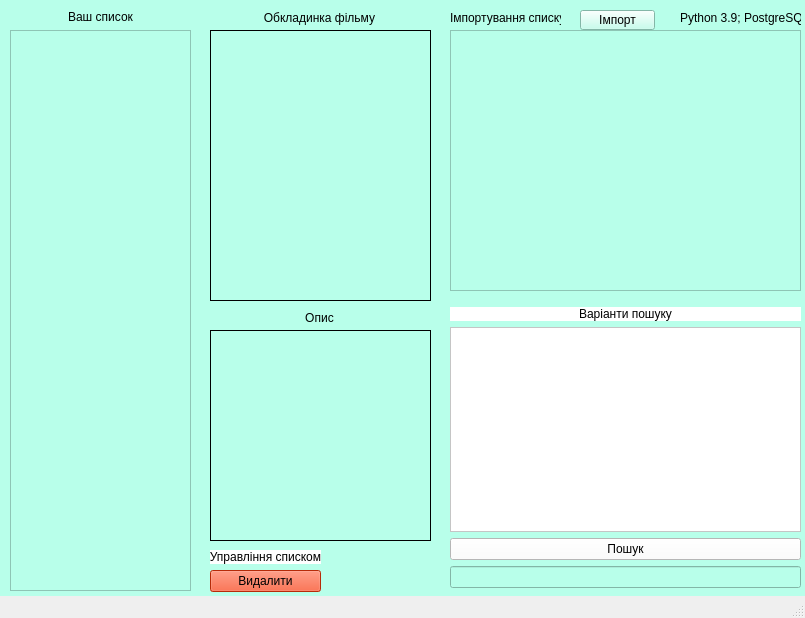
<?xml version="1.0" encoding="UTF-8"?>
<ui version="4.0">
 <class>MainWindow</class>
 <widget class="QMainWindow" name="MainWindow">
  <property name="geometry">
   <rect>
    <x>0</x>
    <y>0</y>
    <width>805</width>
    <height>618</height>
   </rect>
  </property>
  <property name="windowTitle">
   <string>MainWindow</string>
  </property>
  <widget class="QWidget" name="centralwidget">
   <property name="styleSheet">
    <string notr="true">background-color:rgb(184, 255, 234)</string>
   </property>
   <widget class="QWidget" name="formLayoutWidget">
    <property name="geometry">
     <rect>
      <x>450</x>
      <y>307</y>
      <width>351</width>
      <height>281</height>
     </rect>
    </property>
    <layout class="QVBoxLayout" name="verticalLayout">
     <item>
      <widget class="QLabel" name="label">
       <property name="styleSheet">
        <string notr="true">background-color: rgb(255, 255, 255)</string>
       </property>
       <property name="text">
        <string>Варіанти пошуку</string>
       </property>
       <property name="alignment">
        <set>Qt::AlignCenter</set>
       </property>
       <property name="wordWrap">
        <bool>false</bool>
       </property>
      </widget>
     </item>
     <item>
      <widget class="QListWidget" name="listWidget">
       <property name="styleSheet">
        <string notr="true">background-color:rgb(255, 255, 255)</string>
       </property>
      </widget>
     </item>
     <item>
      <widget class="QPushButton" name="searchButton">
       <property name="styleSheet">
        <string notr="true">background-color: rgb(255, 255, 255)</string>
       </property>
       <property name="text">
        <string>Пошук</string>
       </property>
      </widget>
     </item>
     <item>
      <widget class="QLineEdit" name="title_search"/>
     </item>
    </layout>
   </widget>
   <widget class="QWidget" name="gridLayoutWidget">
    <property name="geometry">
     <rect>
      <x>210</x>
      <y>550</y>
      <width>111</width>
      <height>44</height>
     </rect>
    </property>
    <layout class="QGridLayout" name="gridLayout">
     <item row="2" column="0">
      <widget class="QPushButton" name="delete_button">
       <property name="styleSheet">
        <string notr="true">background-color:rgb(255, 60, 12)</string>
       </property>
       <property name="text">
        <string>Видалити</string>
       </property>
      </widget>
     </item>
     <item row="1" column="0">
      <widget class="QLabel" name="label_3">
       <property name="sizePolicy">
        <sizepolicy hsizetype="Preferred" vsizetype="Maximum">
         <horstretch>0</horstretch>
         <verstretch>0</verstretch>
        </sizepolicy>
       </property>
       <property name="styleSheet">
        <string notr="true">background-color:rgb(255, 255, 255)</string>
       </property>
       <property name="text">
        <string>Управління списком</string>
       </property>
       <property name="alignment">
        <set>Qt::AlignCenter</set>
       </property>
      </widget>
     </item>
    </layout>
   </widget>
   <widget class="QLabel" name="label_4">
    <property name="geometry">
     <rect>
      <x>680</x>
      <y>10</y>
      <width>121</width>
      <height>16</height>
     </rect>
    </property>
    <property name="text">
     <string>Python 3.9; PostgreSQL</string>
    </property>
   </widget>
   <widget class="QListWidget" name="import_list">
    <property name="geometry">
     <rect>
      <x>450</x>
      <y>30</y>
      <width>351</width>
      <height>261</height>
     </rect>
    </property>
   </widget>
   <widget class="QLabel" name="import_label">
    <property name="geometry">
     <rect>
      <x>450</x>
      <y>10</y>
      <width>111</width>
      <height>16</height>
     </rect>
    </property>
    <property name="text">
     <string>Імпортування списку</string>
    </property>
   </widget>
   <widget class="QPushButton" name="import_button">
    <property name="geometry">
     <rect>
      <x>580</x>
      <y>10</y>
      <width>75</width>
      <height>20</height>
     </rect>
    </property>
    <property name="text">
     <string>Імпорт</string>
    </property>
   </widget>
   <widget class="QWidget" name="verticalLayoutWidget">
    <property name="geometry">
     <rect>
      <x>10</x>
      <y>10</y>
      <width>181</width>
      <height>581</height>
     </rect>
    </property>
    <layout class="QVBoxLayout" name="verticalLayout_2">
     <item>
      <widget class="QLabel" name="label_2">
       <property name="text">
        <string>Ваш список</string>
       </property>
       <property name="alignment">
        <set>Qt::AlignCenter</set>
       </property>
      </widget>
     </item>
     <item>
      <widget class="QListWidget" name="your_list">
       <property name="frameShape">
        <enum>QFrame::StyledPanel</enum>
       </property>
      </widget>
     </item>
    </layout>
   </widget>
   <widget class="QLabel" name="label_6">
    <property name="geometry">
     <rect>
      <x>210</x>
      <y>310</y>
      <width>219</width>
      <height>16</height>
     </rect>
    </property>
    <property name="maximumSize">
     <size>
      <width>16777215</width>
      <height>16</height>
     </size>
    </property>
    <property name="text">
     <string>Опис</string>
    </property>
    <property name="alignment">
     <set>Qt::AlignCenter</set>
    </property>
   </widget>
   <widget class="QLabel" name="label_image">
    <property name="geometry">
     <rect>
      <x>210</x>
      <y>30</y>
      <width>221</width>
      <height>271</height>
     </rect>
    </property>
    <property name="frameShape">
     <enum>QFrame::Box</enum>
    </property>
    <property name="text">
     <string/>
    </property>
    <property name="scaledContents">
     <bool>true</bool>
    </property>
   </widget>
   <widget class="QLabel" name="label_5">
    <property name="geometry">
     <rect>
      <x>210</x>
      <y>10</y>
      <width>219</width>
      <height>16</height>
     </rect>
    </property>
    <property name="maximumSize">
     <size>
      <width>16777215</width>
      <height>16</height>
     </size>
    </property>
    <property name="text">
     <string>Обкладинка фільму</string>
    </property>
    <property name="alignment">
     <set>Qt::AlignCenter</set>
    </property>
   </widget>
   <widget class="QLabel" name="description_label">
    <property name="geometry">
     <rect>
      <x>210</x>
      <y>330</y>
      <width>221</width>
      <height>211</height>
     </rect>
    </property>
    <property name="frameShape">
     <enum>QFrame::Box</enum>
    </property>
    <property name="text">
     <string/>
    </property>
    <property name="textFormat">
     <enum>Qt::AutoText</enum>
    </property>
    <property name="scaledContents">
     <bool>true</bool>
    </property>
    <property name="alignment">
     <set>Qt::AlignLeading|Qt::AlignLeft|Qt::AlignTop</set>
    </property>
    <property name="wordWrap">
     <bool>true</bool>
    </property>
    <property name="margin">
     <number>0</number>
    </property>
   </widget>
  </widget>
  <widget class="QStatusBar" name="statusbar"/>
 </widget>
 <resources>
  <include location="caption_title.qrc"/>
 </resources>
 <connections/>
</ui>
